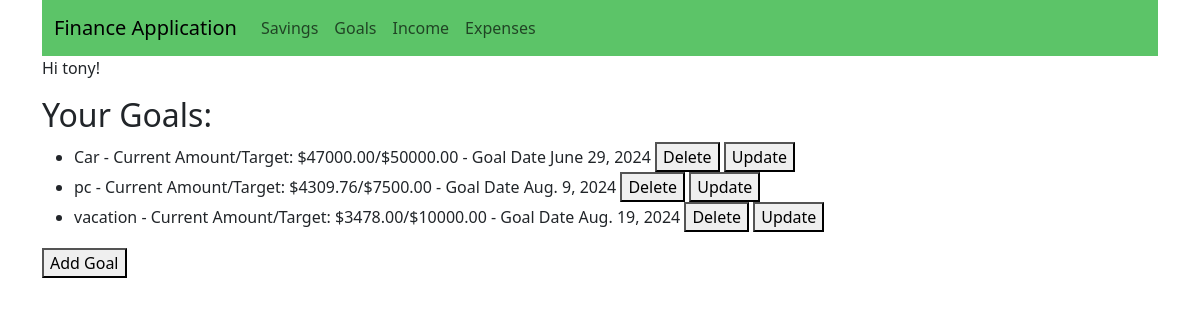
/finance/user-goals/ (signed in), run on the app's committed database.
### finance/models.py (models this page shows, shortened)
class Goals(models.Model):
    user = models.ForeignKey(User, on_delete=models.CASCADE)
    name = models.CharField(max_length=200)
    target_amount = models.DecimalField(max_digits=10, decimal_places=2)
    current_amount = models.DecimalField(max_digits=10, decimal_places=2)
    target_date = models.DateField()
    created_at = models.DateTimeField(auto_now_add=True)
    updated_at = models.DateTimeField(auto_now=True)

### finance/views.py (the view)
# urls.py: path('user-goals/', user_goals, name='user-goals'),
@login_required
def user_goals(request):
    user = request.user
    goals = Goals.objects.filter(user=user)
    return render(request, 'goal_home.html', {'goals': goals})

### dashboard/templates/goals/goal_home.html (shortened to what this page needs)
{% extends "base.html" %}
    {% block content %}
    {% if user.is_authenticated %}
        <p>Hi {{ user.username }}!</p>
        <h2>Your Goals:</h2>
        <ul>
            {% for goal in goals %}
                <li>{{ goal.name }} - Current Amount/Target: ${{ goal.current_amount }}/${{ goal.target_amount }}
                     - Goal Date {{ goal.target_date }}
                    <form method="post" action="{% url 'finance:delete_goal' goal.id %}" style="display:inline;">
                        <button type="submit">Delete</button>
                    </form>
                    <a href="{% url 'finance:update_goal' goal.id %}">
                        <button>Update</button>
                    </a>
                </li>
            {% empty %}
                <li>You have no goals.</li>
            {% endfor %}
        </ul>
        <a href="{% url 'finance:create_goal' %}">
            <button>Add Goal</button>
        </a>
    {% else %}
        <p>You are not logged in</p>
        <a href="{% url 'finance:login' %}">Log In</a>
    {% endif %}
    {% endblock %}

### data on the page
Goals: name "Car", current_amount "47000.00", target_amount "50000.00", target_date "June 29, 2024"
Goals: name "pc", current_amount "4309.76", target_amount "7500.00", target_date "Aug. 9, 2024"
Goals: name "vacation", current_amount "3478.00", target_amount "10000.00", target_date "Aug. 19, 2024"

### other printed values
{{ user.username }} "tony"
